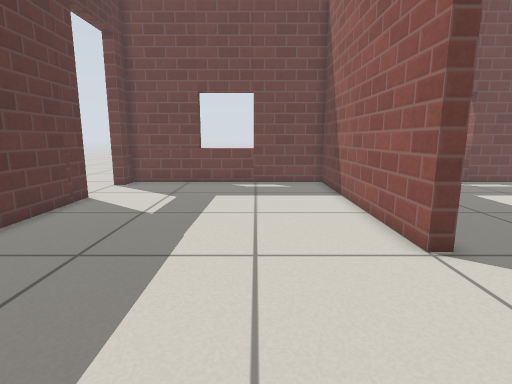
view 1 (above)

17 first-person views from a walk through a robot-simulator world made for Gazebo. The camera is 0.65 m above the floor, tilts 10° down and sees 80° across. The floor is counted in squares, 0.25 m on a side. Each view is taken from the middle of a square. On the plan, view 1 faces up. The plan holds only what a view shows up to about 19 squares ahead; the rest is blank. Simple patterns stand in for the simulator's built-in surfaces.

view 2
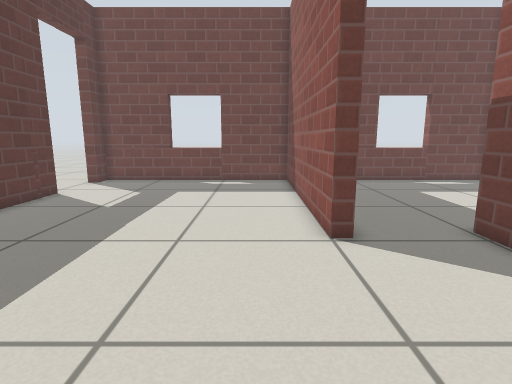

view 3
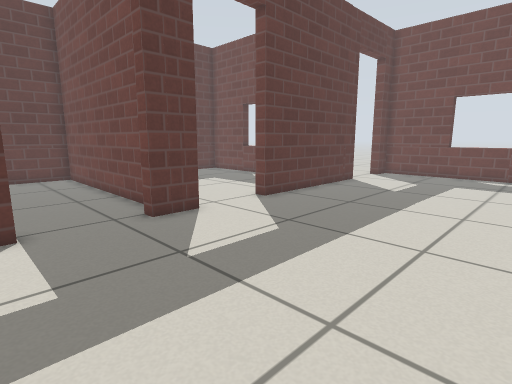

view 4
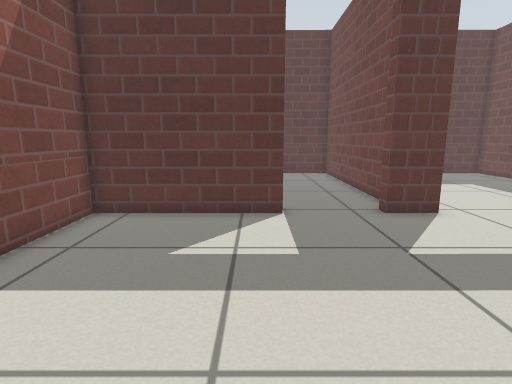

view 5
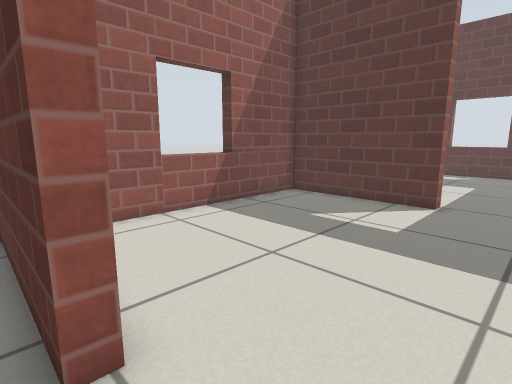

view 6
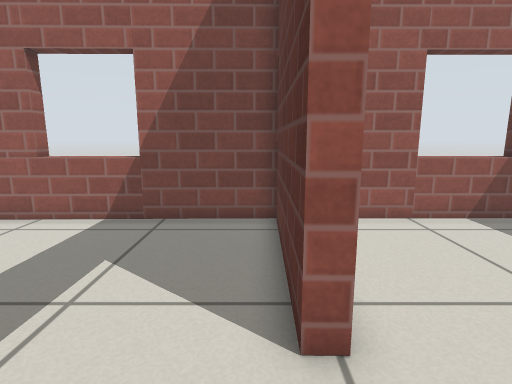

view 7
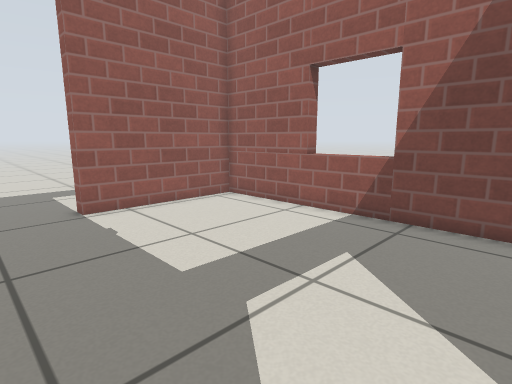

view 8
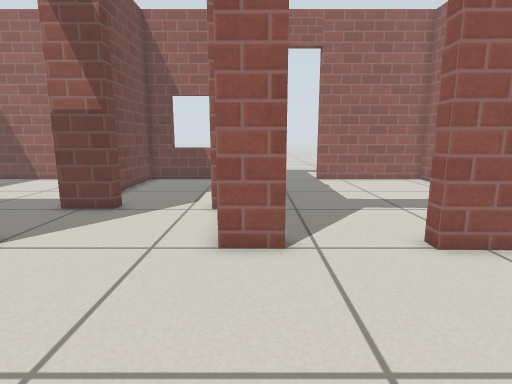

view 9
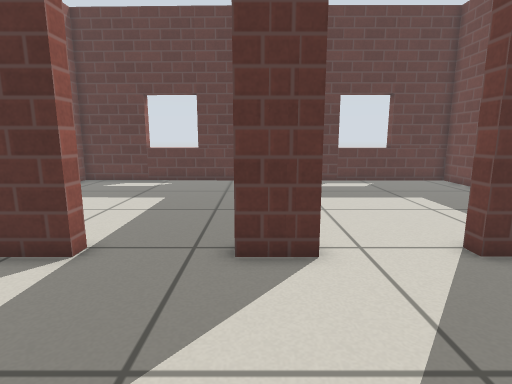

view 10
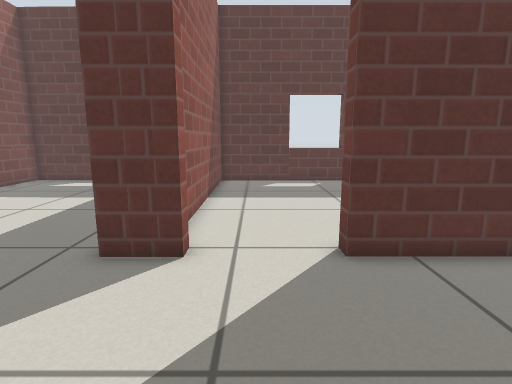

view 11
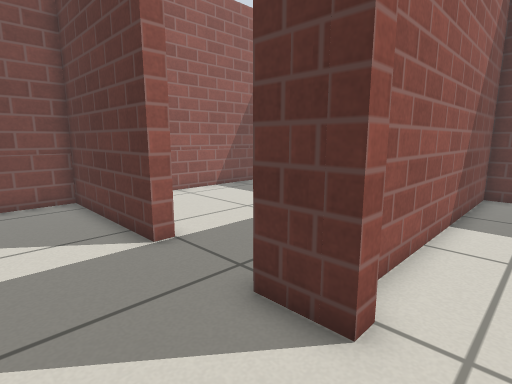

view 12
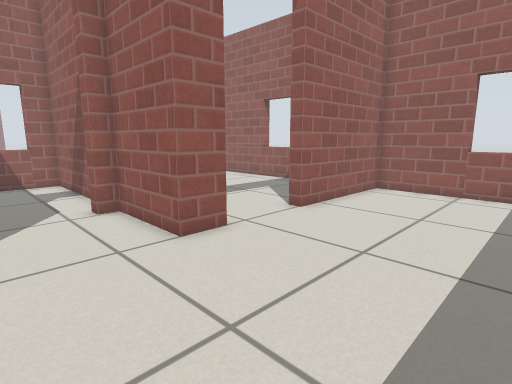

view 13
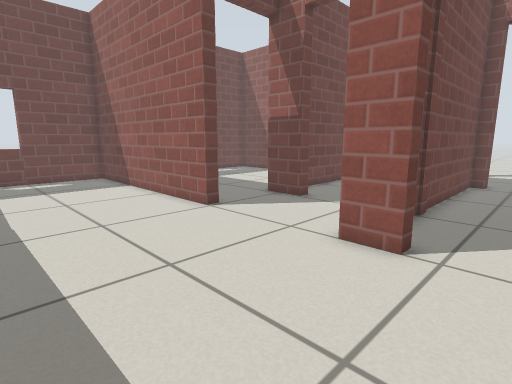

view 14
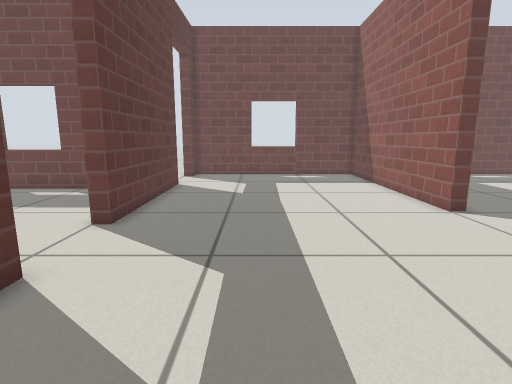

view 15
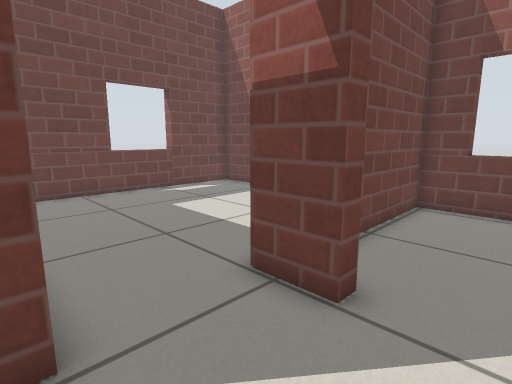

view 16
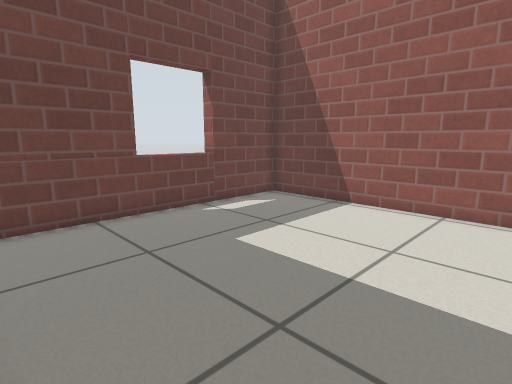

view 17
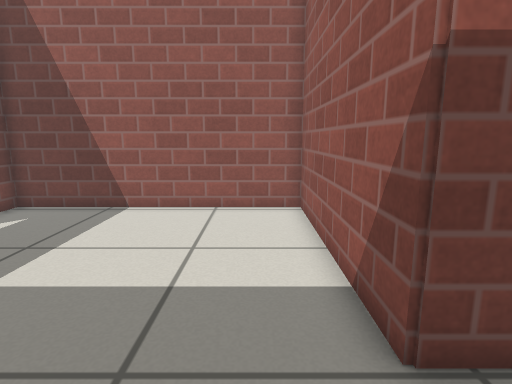

### Floor plan
Points are (right, up) in squares from view 1. A wall is a line through its corners. A room is listed if a view was taken in it or the views show most of it. See-through windows are left out.
Room 1 (views 1, 2, 3, 4, 8, 9, 10, 11, 12, 13, 14, 15)
walls: (-7.4, 1.4) (-7.4, -0.5); (3.9, -0.7) (4, 0.9) (8.1, 0.9); (4.6, 6.7) (4.1, 6.7) (4.3, 18.1); (-7.4, -4.1) (-7.4, -10.7) (3.7, -10.7) (3.9, -4.3); (8.1, 5.2) (8.1, 7.3); (-7.4, 13.4) (-7.4, 5); (4, 18.1) (-7.4, 18.1) (-7.4, 16.9)
ways out: open door at (4, -2.5) to room 2; open door at (6.5, 7) to room 3; open door at (-8, -2.5) to room 4; open door at (-8, 3.5) to room 5; open door at (8.4, 3.3) to room 6; open door at (-7.8, 15.6)
Room 2 (views 5, 6, 7)
walls: (4.5, -4.3) (4.3, -10.7) (16.4, -10.7) (16.4, -3.9); (16.4, 0.3) (7.8, 0.3)
ways out: open door at (4, -2.5) to room 1; open door at (16.6, -2.3)
Room 3 (views 16, 17)
walls: (8.1, 7.3) (16.4, 7.3) (16.4, 18.1) (5.6, 18.1)
ways out: open door at (6.5, 7) to room 1
Room 4 (no view inside)
walls: (-9.5, 0.3) (-19.8, 0.3) (-20.1, -10.7) (-11.8, -10.7)
ways out: open door at (-8, -2.5) to room 1
Room 5 (no view inside)
walls: (-11.7, 11.6) (-15.8, 11.6); (-17.3, 11.7) (-19.9, 11.7); (-19.5, 11.7) (-19.8, 0.9) (-9.2, 0.9)
ways out: open door at (-8, 3.5) to room 1
Room 6 (no view inside)
walls: (11.1, 0.9) (16.4, 0.9) (16.4, 6.7) (10.7, 6.7); (8.7, 5.2) (8.1, 5.2)
ways out: open door at (8.4, 3.3) to room 1

Where each view was taken, in squares from view 1:
view 1: 0 up, 0 right, facing up
view 2: 1 down, 2 right, facing up
view 3: 5 down, 2 right, facing up-left
view 4: 5 down, 3 right, facing left
view 5: 1 down, 5 right, facing down-left
view 6: 1 down, 5 right, facing down
view 7: 1 down, 5 right, facing down-right
view 8: 0 up, 3 left, facing right
view 9: 0 up, 1 left, facing left
view 10: 3 up, 1 left, facing left
view 11: 3 up, 4 left, facing down-left
view 12: 5 up, 3 left, facing down-right
view 13: 3 down, 3 left, facing up-right
view 14: 4 down, 3 left, facing up
view 15: 3 up, 4 right, facing up-right
view 16: 8 up, 5 right, facing up-right
view 17: 9 up, 5 right, facing right
